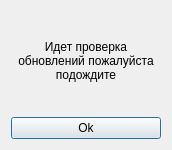
<?xml version="1.0" encoding="UTF-8"?>
<ui version="4.0">
 <class>Update</class>
 <widget class="QDialog" name="Update">
  <property name="geometry">
   <rect>
    <x>0</x>
    <y>0</y>
    <width>172</width>
    <height>150</height>
   </rect>
  </property>
  <property name="minimumSize">
   <size>
    <width>140</width>
    <height>150</height>
   </size>
  </property>
  <property name="windowTitle">
   <string>Update</string>
  </property>
  <layout class="QGridLayout" name="gridLayout">
   <item row="1" column="0">
    <widget class="QPushButton" name="pushButton">
     <property name="text">
      <string>Ok</string>
     </property>
    </widget>
   </item>
   <item row="0" column="0">
    <widget class="QLabel" name="label">
     <property name="layoutDirection">
      <enum>Qt::LeftToRight</enum>
     </property>
     <property name="autoFillBackground">
      <bool>false</bool>
     </property>
     <property name="text">
      <string>Идет проверка обновлений пожалуйста подождите</string>
     </property>
     <property name="alignment">
      <set>Qt::AlignCenter</set>
     </property>
     <property name="wordWrap">
      <bool>true</bool>
     </property>
    </widget>
   </item>
  </layout>
 </widget>
 <resources/>
 <connections/>
</ui>
